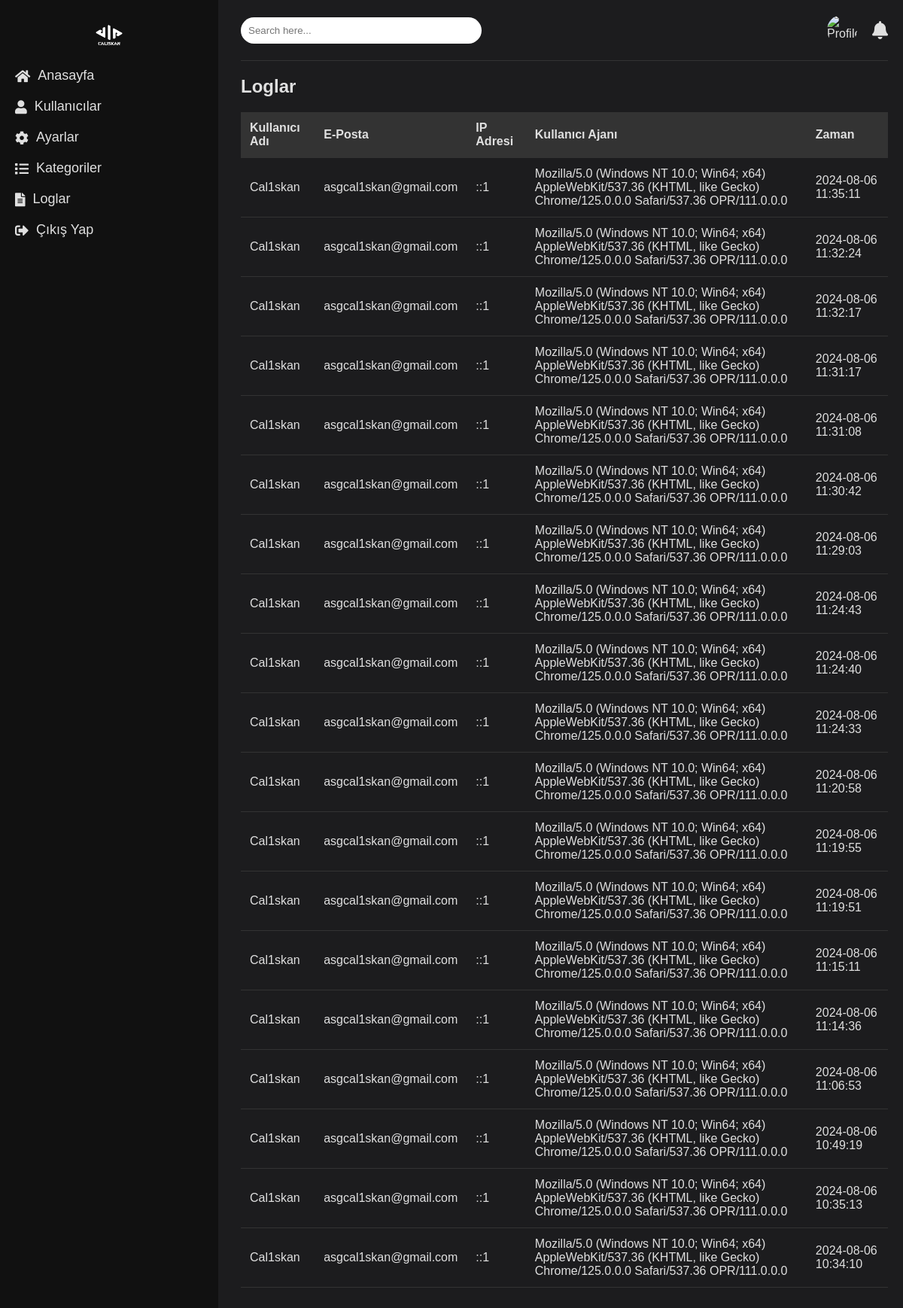
The page /Php/admin_logs.php (signed in) on the database its author committed.
### tables this page shows
CREATE TABLE `admin_logs` (
  `id` int(11) NOT NULL,
  `admin_id` int(11) NOT NULL,
  `ip_address` varchar(255) NOT NULL,
  `user_agent` text NOT NULL,
  `timestamp` datetime NOT NULL,
  `action` varchar(255) NOT NULL,
  `details` text DEFAULT NULL
);

### Php/admin_logs.php (the view, shortened to what this page needs)
<?php
$servername = "localhost";
$username = "root";
$password = "";
$dbname = "caliskan";
$conn = new mysqli($servername, $username, $password, $dbname);
$logs = [];
$sql = "SELECT admin_logs.*, admins.username, admins.email FROM admin_logs JOIN admins ON admin_logs.admin_id = admins.id ORDER BY admin_logs.timestamp DESC";
$result = $conn->query($sql);
if ($result->num_rows > 0) {
    while ($row = $result->fetch_assoc()) {
        $logs[] = $row;
    }
}
?>
<!DOCTYPE html>
<html lang="en">
<head>
    <link rel="stylesheet" href="../Css/admin_dashboard.css">
    <link rel="stylesheet" href="https://cdnjs.cloudflare.com/ajax/libs/font-awesome/5.15.3/css/all.min.css">
</head>
<body>
    <div class="container">
    <div class="sidebar">
            <div class="logo">
            <img src="../assets/White.png" alt="Logo" width="50" height="50">
            </div>
            <ul class="menu">
                <li><a href="admin_dashboard.php"><i class="fas fa-home"></i> Anasayfa</a></li>
                <li><a href="admin_manage_users.php"><i class="fas fa-user"></i> Kullanıcılar</a></li>
                <li><a href="admin_settings.php"><i class="fas fa-cog"></i> Ayarlar</a></li>
                <li><a href="admin_categories.php"><i class="fas fa-list"></i> Kategoriler</a></li>
                <li><a href="admin_logs.php"><i class="fas fa-file-alt"></i> Loglar</a></li>
                <li><a href="admin_logout.php"><i class="fas fa-sign-out-alt"></i> Çıkış Yap</a></li>
            </ul>
        </div>
        <div class="main-content">
            <div class="header">
                <div class="search-bar">
                    <input type="text" placeholder="Search here...">
                </div>
                <div class="user-info">
                    <img src="profile.jpg" alt="Profile" class="profile-img">
                    <i class="fas fa-bell"></i>
                </div>
            </div>
            <div class="content">
                <h2>Loglar</h2>
                <table>
                    <thead>
                        <tr>
                            <th>Kullanıcı Adı</th>
                            <th>E-Posta</th>
                            <th>IP Adresi</th>
                            <th>Kullanıcı Ajanı</th>
                            <th>Zaman</th>
                        </tr>
                    </thead>
                    <tbody>
                        <?php foreach ($logs as $log): ?>
                        <tr>
                            <td><?php echo htmlspecialchars($log['username']); ?></td>
                            <td><?php echo htmlspecialchars($log['email']); ?></td>
                            <td><?php echo htmlspecialchars($log['ip_address']); ?></td>
                            <td><?php echo htmlspecialchars($log['user_agent']); ?></td>
                            <td><?php echo htmlspecialchars($log['timestamp']); ?></td>
                        </tr>
                        <?php endforeach; ?>
                    </tbody>
                </table>
            </div>
        </div>
    </div>
</body>
</html>

### Css/admin_dashboard.css (style rules this page uses)
body { font-family: 'Arial', sans-serif; background-color: #1c1c1e; color: #e0e0e0; margin: 0; padding: 0; }
.container { display: flex; }
.sidebar { width: 250px; background-color: #111; padding: 20px; position: fixed; height: 100%; }
.logo img { display: block; margin: 0 auto; }
.menu { list-style: none; padding: 0; }
.menu li { margin: 20px 0; }
.menu a { color: #e0e0e0; text-decoration: none; font-size: 18px; display: flex; align-items: center; }
.menu a i { margin-right: 10px; }
.main-content { margin-left: 300px; padding: 20px; flex: 1; }
.header { display: flex; justify-content: space-between; align-items: center; padding-bottom: 20px; border-bottom: 1px solid #333; }
.search-bar input { padding: 10px; border: none; border-radius: 20px; width: 300px; }
.user-info { display: flex; align-items: center; }
.user-info .profile-img { width: 40px; height: 40px; border-radius: 50%; margin-right: 20px; }
.user-info i { font-size: 24px; color: #e0e0e0; }
table { width: 100%; border-collapse: collapse; margin: 20px 0; }
th, td { padding: 12px; text-align: left; border-bottom: 1px solid #333; }
th { background-color: #333; }

### rows shown on the page
admin_logs: admin.username "Cal1skan", admin.email "asgcal1skan@gmail.com", ip_address "::1", user_agent "Mozilla/5.0 (Windows NT 10.0; Win64; x64) AppleWebKit/537.36 (KHTML, like Gecko) Chrome/125.0.0.0 Safari/537.36 OPR/111.0.0.0", timestamp "2024-08-06 11:35:11"
admin_logs: admin.username "Cal1skan", admin.email "asgcal1skan@gmail.com", ip_address "::1", user_agent "Mozilla/5.0 (Windows NT 10.0; Win64; x64) AppleWebKit/537.36 (KHTML, like Gecko) Chrome/125.0.0.0 Safari/537.36 OPR/111.0.0.0", timestamp "2024-08-06 11:32:24"
admin_logs: admin.username "Cal1skan", admin.email "asgcal1skan@gmail.com", ip_address "::1", user_agent "Mozilla/5.0 (Windows NT 10.0; Win64; x64) AppleWebKit/537.36 (KHTML, like Gecko) Chrome/125.0.0.0 Safari/537.36 OPR/111.0.0.0", timestamp "2024-08-06 11:32:17"
admin_logs: admin.username "Cal1skan", admin.email "asgcal1skan@gmail.com", ip_address "::1", user_agent "Mozilla/5.0 (Windows NT 10.0; Win64; x64) AppleWebKit/537.36 (KHTML, like Gecko) Chrome/125.0.0.0 Safari/537.36 OPR/111.0.0.0", timestamp "2024-08-06 11:31:17"
admin_logs: admin.username "Cal1skan", admin.email "asgcal1skan@gmail.com", ip_address "::1", user_agent "Mozilla/5.0 (Windows NT 10.0; Win64; x64) AppleWebKit/537.36 (KHTML, like Gecko) Chrome/125.0.0.0 Safari/537.36 OPR/111.0.0.0", timestamp "2024-08-06 11:31:08"
admin_logs: admin.username "Cal1skan", admin.email "asgcal1skan@gmail.com", ip_address "::1", user_agent "Mozilla/5.0 (Windows NT 10.0; Win64; x64) AppleWebKit/537.36 (KHTML, like Gecko) Chrome/125.0.0.0 Safari/537.36 OPR/111.0.0.0", timestamp "2024-08-06 11:30:42"
admin_logs: admin.username "Cal1skan", admin.email "asgcal1skan@gmail.com", ip_address "::1", user_agent "Mozilla/5.0 (Windows NT 10.0; Win64; x64) AppleWebKit/537.36 (KHTML, like Gecko) Chrome/125.0.0.0 Safari/537.36 OPR/111.0.0.0", timestamp "2024-08-06 11:29:03"
admin_logs: admin.username "Cal1skan", admin.email "asgcal1skan@gmail.com", ip_address "::1", user_agent "Mozilla/5.0 (Windows NT 10.0; Win64; x64) AppleWebKit/537.36 (KHTML, like Gecko) Chrome/125.0.0.0 Safari/537.36 OPR/111.0.0.0", timestamp "2024-08-06 11:24:43"
admin_logs: admin.username "Cal1skan", admin.email "asgcal1skan@gmail.com", ip_address "::1", user_agent "Mozilla/5.0 (Windows NT 10.0; Win64; x64) AppleWebKit/537.36 (KHTML, like Gecko) Chrome/125.0.0.0 Safari/537.36 OPR/111.0.0.0", timestamp "2024-08-06 11:24:40"
admin_logs: admin.username "Cal1skan", admin.email "asgcal1skan@gmail.com", ip_address "::1", user_agent "Mozilla/5.0 (Windows NT 10.0; Win64; x64) AppleWebKit/537.36 (KHTML, like Gecko) Chrome/125.0.0.0 Safari/537.36 OPR/111.0.0.0", timestamp "2024-08-06 11:24:33"
admin_logs: admin.username "Cal1skan", admin.email "asgcal1skan@gmail.com", ip_address "::1", user_agent "Mozilla/5.0 (Windows NT 10.0; Win64; x64) AppleWebKit/537.36 (KHTML, like Gecko) Chrome/125.0.0.0 Safari/537.36 OPR/111.0.0.0", timestamp "2024-08-06 11:20:58"
admin_logs: admin.username "Cal1skan", admin.email "asgcal1skan@gmail.com", ip_address "::1", user_agent "Mozilla/5.0 (Windows NT 10.0; Win64; x64) AppleWebKit/537.36 (KHTML, like Gecko) Chrome/125.0.0.0 Safari/537.36 OPR/111.0.0.0", timestamp "2024-08-06 11:19:55"
admin_logs: admin.username "Cal1skan", admin.email "asgcal1skan@gmail.com", ip_address "::1", user_agent "Mozilla/5.0 (Windows NT 10.0; Win64; x64) AppleWebKit/537.36 (KHTML, like Gecko) Chrome/125.0.0.0 Safari/537.36 OPR/111.0.0.0", timestamp "2024-08-06 11:19:51"
admin_logs: admin.username "Cal1skan", admin.email "asgcal1skan@gmail.com", ip_address "::1", user_agent "Mozilla/5.0 (Windows NT 10.0; Win64; x64) AppleWebKit/537.36 (KHTML, like Gecko) Chrome/125.0.0.0 Safari/537.36 OPR/111.0.0.0", timestamp "2024-08-06 11:15:11"
admin_logs: admin.username "Cal1skan", admin.email "asgcal1skan@gmail.com", ip_address "::1", user_agent "Mozilla/5.0 (Windows NT 10.0; Win64; x64) AppleWebKit/537.36 (KHTML, like Gecko) Chrome/125.0.0.0 Safari/537.36 OPR/111.0.0.0", timestamp "2024-08-06 11:14:36"
admin_logs: admin.username "Cal1skan", admin.email "asgcal1skan@gmail.com", ip_address "::1", user_agent "Mozilla/5.0 (Windows NT 10.0; Win64; x64) AppleWebKit/537.36 (KHTML, like Gecko) Chrome/125.0.0.0 Safari/537.36 OPR/111.0.0.0", timestamp "2024-08-06 11:06:53"
admin_logs: admin.username "Cal1skan", admin.email "asgcal1skan@gmail.com", ip_address "::1", user_agent "Mozilla/5.0 (Windows NT 10.0; Win64; x64) AppleWebKit/537.36 (KHTML, like Gecko) Chrome/125.0.0.0 Safari/537.36 OPR/111.0.0.0", timestamp "2024-08-06 10:49:19"
admin_logs: admin.username "Cal1skan", admin.email "asgcal1skan@gmail.com", ip_address "::1", user_agent "Mozilla/5.0 (Windows NT 10.0; Win64; x64) AppleWebKit/537.36 (KHTML, like Gecko) Chrome/125.0.0.0 Safari/537.36 OPR/111.0.0.0", timestamp "2024-08-06 10:35:13"
admin_logs: admin.username "Cal1skan", admin.email "asgcal1skan@gmail.com", ip_address "::1", user_agent "Mozilla/5.0 (Windows NT 10.0; Win64; x64) AppleWebKit/537.36 (KHTML, like Gecko) Chrome/125.0.0.0 Safari/537.36 OPR/111.0.0.0", timestamp "2024-08-06 10:34:10"
